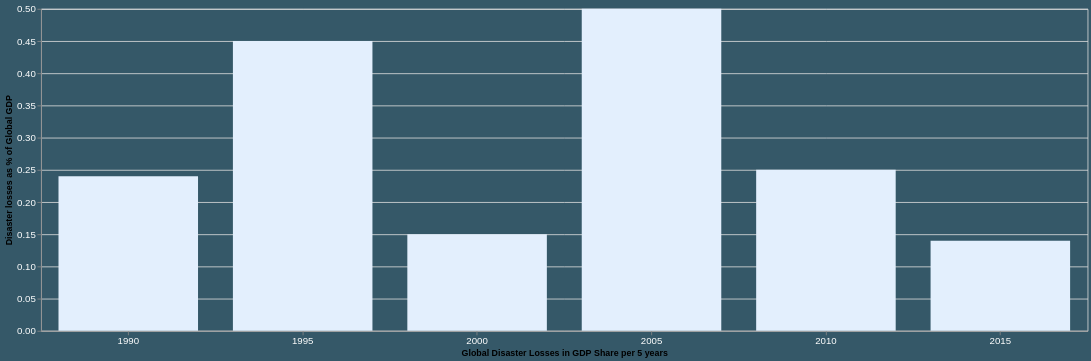

Write the Vega-Lite specification saved for this chart.
### Vega-Lite specification from a JSON file in a GitHub repository (floating-point values rounded to 4 significant figures)
{"$schema": "https://vega.github.io/schema/vega-lite/v5.json", "description": "A bar chart with highlighting on hover and selecting on click. (Inspired by Tableau's interaction style.)", "width": 1300, "height": 400, "background": "rgb(53, 88, 104)", "data": {"values": [{"Global Disaster Losses in GDP Share per 5 years": "1990", "Disaster losses as % of Global GDP": 0.24}, {"Global Disaster Losses in GDP Share per 5 years": "1995", "Disaster losses as % of Global GDP": 0.45}, {"Global Disaster Losses in GDP Share per 5 years": "2000", "Disaster losses as % of Global GDP": 0.15}, {"Global Disaster Losses in GDP Share per 5 years": "2005", "Disaster losses as % of Global GDP": 0.5}, {"Global Disaster Losses in GDP Share per 5 years": "2010", "Disaster losses as % of Global GDP": 0.25}, {"Global Disaster Losses in GDP Share per 5 years": "2015", "Disaster losses as % of Global GDP": 0.14}]}, "params": [{"name": "highlight", "select": {"type": "point", "on": "mouseover"}}, {"name": "select", "select": "point"}], "mark": {"type": "bar", "fill": "#e3effd", "stroke": "black", "cursor": "pointer"}, "encoding": {"x": {"field": "Global Disaster Losses in GDP Share per 5 years", "type": "ordinal", "axis": {"labelColor": "white", "labelAngle": 0, "labelFontSize": 12}}, "y": {"field": "Disaster losses as % of Global GDP", "type": "quantitative", "axis": {"labelColor": "white", "labelAngle": 0, "labelFontSize": 12}}, "fillOpacity": {"condition": {"param": "select", "value": 1}, "value": 0.3}, "strokeWidth": {"condition": [{"param": "select", "empty": false, "value": 2}, {"param": "highlight", "empty": false, "value": 1}], "value": 0}}, "config": {"scale": {"bandPaddingInner": 0.2}}}
